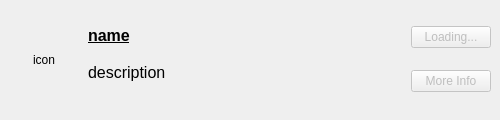
<?xml version="1.0" encoding="UTF-8"?>
<ui version="4.0">
 <class>ApplicationItemWidget</class>
 <widget class="QWidget" name="ApplicationItemWidget">
  <property name="geometry">
   <rect>
    <x>0</x>
    <y>0</y>
    <width>500</width>
    <height>120</height>
   </rect>
  </property>
  <property name="sizePolicy">
   <sizepolicy hsizetype="Maximum" vsizetype="Maximum">
    <horstretch>0</horstretch>
    <verstretch>0</verstretch>
   </sizepolicy>
  </property>
  <property name="minimumSize">
   <size>
    <width>0</width>
    <height>0</height>
   </size>
  </property>
  <property name="windowTitle">
   <string>Form</string>
  </property>
  <property name="locale">
   <locale language="English" country="UnitedStates"/>
  </property>
  <layout class="QVBoxLayout" name="verticalLayout_3">
   <property name="spacing">
    <number>0</number>
   </property>
   <property name="leftMargin">
    <number>0</number>
   </property>
   <property name="topMargin">
    <number>0</number>
   </property>
   <property name="rightMargin">
    <number>0</number>
   </property>
   <property name="bottomMargin">
    <number>0</number>
   </property>
   <item>
    <widget class="QFrame" name="applicationItem">
     <property name="sizePolicy">
      <sizepolicy hsizetype="Preferred" vsizetype="Preferred">
       <horstretch>0</horstretch>
       <verstretch>0</verstretch>
      </sizepolicy>
     </property>
     <layout class="QHBoxLayout" name="horizontalLayout">
      <property name="spacing">
       <number>12</number>
      </property>
      <property name="leftMargin">
       <number>12</number>
      </property>
      <item>
       <widget class="QLabel" name="applicationIconLabel">
        <property name="sizePolicy">
         <sizepolicy hsizetype="Fixed" vsizetype="Fixed">
          <horstretch>0</horstretch>
          <verstretch>0</verstretch>
         </sizepolicy>
        </property>
        <property name="minimumSize">
         <size>
          <width>64</width>
          <height>64</height>
         </size>
        </property>
        <property name="maximumSize">
         <size>
          <width>64</width>
          <height>64</height>
         </size>
        </property>
        <property name="text">
         <string>icon</string>
        </property>
        <property name="alignment">
         <set>Qt::AlignCenter</set>
        </property>
       </widget>
      </item>
      <item>
       <layout class="QVBoxLayout" name="verticalLayout_1">
        <item>
         <widget class="QLabel" name="applicationNameLabel">
          <property name="sizePolicy">
           <sizepolicy hsizetype="Expanding" vsizetype="Maximum">
            <horstretch>0</horstretch>
            <verstretch>0</verstretch>
           </sizepolicy>
          </property>
          <property name="minimumSize">
           <size>
            <width>0</width>
            <height>30</height>
           </size>
          </property>
          <property name="font">
           <font>
            <pointsize>12</pointsize>
            <weight>75</weight>
            <bold>true</bold>
            <underline>true</underline>
           </font>
          </property>
          <property name="text">
           <string>name</string>
          </property>
          <property name="alignment">
           <set>Qt::AlignBottom|Qt::AlignLeading|Qt::AlignLeft</set>
          </property>
         </widget>
        </item>
        <item>
         <widget class="QLabel" name="applicationDescriptionLabel">
          <property name="sizePolicy">
           <sizepolicy hsizetype="Expanding" vsizetype="Maximum">
            <horstretch>0</horstretch>
            <verstretch>0</verstretch>
           </sizepolicy>
          </property>
          <property name="minimumSize">
           <size>
            <width>0</width>
            <height>40</height>
           </size>
          </property>
          <property name="font">
           <font>
            <pointsize>12</pointsize>
           </font>
          </property>
          <property name="text">
           <string>description</string>
          </property>
          <property name="alignment">
           <set>Qt::AlignLeading|Qt::AlignLeft|Qt::AlignTop</set>
          </property>
         </widget>
        </item>
       </layout>
      </item>
      <item>
       <layout class="QVBoxLayout" name="verticalLayout_2">
        <property name="spacing">
         <number>5</number>
        </property>
        <item>
         <widget class="QPushButton" name="installPushButton">
          <property name="enabled">
           <bool>false</bool>
          </property>
          <property name="sizePolicy">
           <sizepolicy hsizetype="Preferred" vsizetype="Maximum">
            <horstretch>0</horstretch>
            <verstretch>0</verstretch>
           </sizepolicy>
          </property>
          <property name="maximumSize">
           <size>
            <width>16777215</width>
            <height>16777215</height>
           </size>
          </property>
          <property name="focusPolicy">
           <enum>Qt::TabFocus</enum>
          </property>
          <property name="text">
           <string>Loading...</string>
          </property>
          <property name="icon">
           <iconset theme="refactor"/>
          </property>
          <property name="iconSize">
           <size>
            <width>16</width>
            <height>16</height>
           </size>
          </property>
         </widget>
        </item>
        <item>
         <widget class="QPushButton" name="moreInfoPushButton">
          <property name="enabled">
           <bool>false</bool>
          </property>
          <property name="sizePolicy">
           <sizepolicy hsizetype="Preferred" vsizetype="Maximum">
            <horstretch>0</horstretch>
            <verstretch>0</verstretch>
           </sizepolicy>
          </property>
          <property name="maximumSize">
           <size>
            <width>16777215</width>
            <height>16777215</height>
           </size>
          </property>
          <property name="focusPolicy">
           <enum>Qt::TabFocus</enum>
          </property>
          <property name="text">
           <string>More Info</string>
          </property>
          <property name="icon">
           <iconset theme="documentinfo"/>
          </property>
          <property name="iconSize">
           <size>
            <width>16</width>
            <height>16</height>
           </size>
          </property>
         </widget>
        </item>
       </layout>
      </item>
     </layout>
    </widget>
   </item>
  </layout>
 </widget>
 <resources/>
 <connections/>
</ui>
